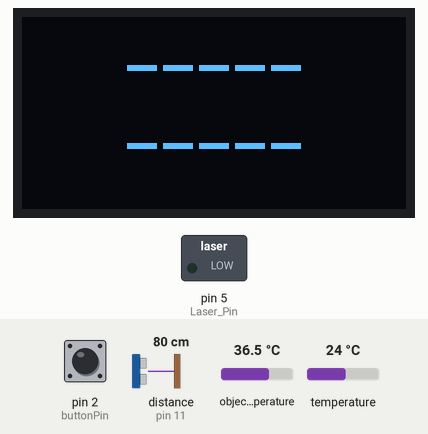
This sketch was run on a simulated Arduino Uno, built with avr-gcc and run on an emulated ATmega328P. Parts: 128×64 one-colour display, switched loads named in the sketch (green lamp = pin HIGH). The test bench sets the inputs (shaded band); at power-on: pin 2 (buttonPin) LOW, distance to the obstacle (sensor on pin 11) 80 cm, object temperature 36.5 °C, temperature 24 °C. The echo pulse lasts 58.3 µs per cm; the OLED is the two-colour kind (top 16 rows yellow); pins used as bus, display or sensor lines are not drawn; what the sketch prints to the serial monitor is not drawn.

Above: at 3.1 s.
3.2 s: pin 2 (buttonPin) pulled HIGH for 0.6 s
At 4.1 s:
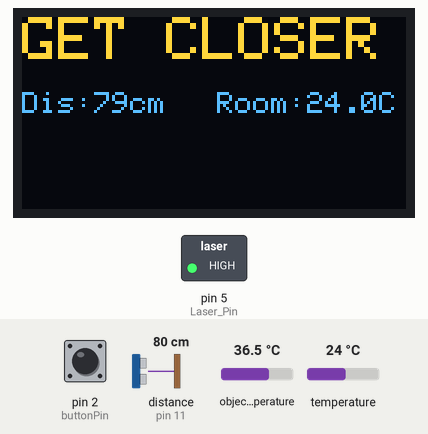
5.7 s: pin 2 (buttonPin) pulled HIGH for 3.2 s
At 5.89 s:
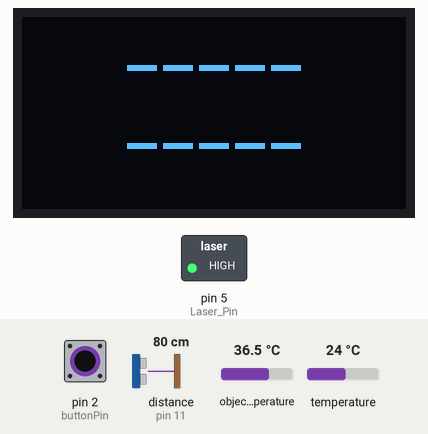
10.4 s: pin 2 (buttonPin) pulsed HIGH 5 times (0.12 s each, 0.3 s apart)
At 11.7 s:
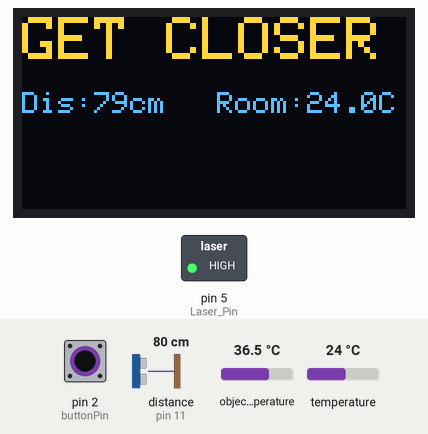
15.0 s: pin 2 (buttonPin) pulled HIGH for 1 s
At 17.8 s:
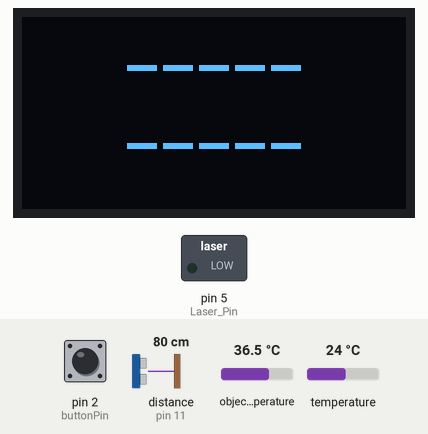
Timing chart, 0 to 19.3 s (numbered marks = the images above; inputs shaded):
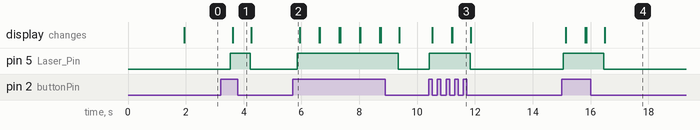

Measured:
- after the input at 3.2 s, pin 5 (Laser_Pin): LOW → HIGH after 0.33 s, → LOW 0.70 s later; the display: changes after 0.42 s (image 1)
- after the input at 5.7 s, pin 5 (Laser_Pin): LOW → HIGH after 0.15 s, → LOW 3.5 s later
- after the input at 10.4 s, pin 5 (Laser_Pin): LOW → HIGH at once, → LOW 1.4 s later; the display: changes after 0.12 s (image 3)
- after the input at 15.0 s, pin 5 (Laser_Pin): LOW → HIGH after 0.05 s, → LOW 1.4 s later; the display: first changes after 0.14 s (image 4 shows a later state)

The sketch:

FINAL_Laser_Temp_Gun.ino
```cpp
//MN Maker
//Laser Temp Gun
//10.6.19

#include <Wire.h>
#include <Adafruit_MLX90614.h>
#include <Adafruit_GFX.h>
#include <Adafruit_SSD1306.h>

float roomTemp; // ambient temperature
float objectTemp, stemp; // object temperature

int readcount = 0;

#define SCREEN_WIDTH 128 // OLED display width, in pixels
#define SCREEN_HEIGHT 64 // OLED display height, in pixels
#define echoPin 11 // Echo Pin
#define trigPin 10 // Trigger Pin

const int Laser_Pin=5;  //Laser Pin
int buttonState = 0;
const int buttonPin = 2;     // the number of the pushbutton pin

// --------- Ultrasonic Sensor preparation
int maximumRange = 20; // Maximum range needed
int minimumRange = 10; // Minimum range needed
long duration, distance; // Duration used to calculate distance
int dtime;

// Declaration for an SSD1306 display connected to I2C (SDA, SCL pins)
//Adafruit_SSD1306 display(-1);
Adafruit_SSD1306 display(SCREEN_WIDTH, SCREEN_HEIGHT, &Wire, -1);

Adafruit_MLX90614 mlx = Adafruit_MLX90614();

void setup() {
  pinMode(trigPin, OUTPUT);
  pinMode(echoPin, INPUT);
  Serial.begin(9600);
  Serial.println("Adafruit MLX90614 test");

  pinMode(Laser_Pin,OUTPUT);
  pinMode(buttonPin, INPUT);

  if(!display.begin(SSD1306_SWITCHCAPVCC, 0x3C)) { // Address 0x3D for 128x64
    Serial.println(F("SSD1306 allocation failed"));
    for(;;);
  }


  display.clearDisplay();
  display.setRotation(2);
  display.setTextSize(1);
  display.setTextColor(WHITE);
  display.setCursor(20, 35);
  display.println("Initializing Temp");
  display.display();
  delay(1850);
  display.clearDisplay();

  mlx.begin();

}

void loop() {

  buttonState = digitalRead(buttonPin);
  Serial.println(buttonState);

  Serial.print("Ambient = "); Serial.print(mlx.readAmbientTempC());
  Serial.print("*C\tObject = "); Serial.print(mlx.readObjectTempC()); Serial.println("*C");
  Serial.print("Ambient = "); Serial.print(mlx.readAmbientTempF());
  Serial.print("*F\tObject = "); Serial.print(mlx.readObjectTempF()); Serial.println("*F");

  // check if the pushbutton is pressed. If it is, the buttonState is HIGH:
  if (buttonState == HIGH) {
    // turn LED on:
    digitalWrite(Laser_Pin, HIGH);

    digitalWrite(trigPin, LOW);
    delayMicroseconds(2);
    digitalWrite(trigPin, HIGH);
    delayMicroseconds(10);
    digitalWrite(trigPin, LOW);

    duration = pulseIn(echoPin, HIGH);
  //Calculate the distance (in cm) based on the speed of sound.
  distance= duration*0.034/2;

  // reading object and ambient  temperature
  objectTemp = 5.2 + mlx.readObjectTempC() ;
  roomTemp = mlx.readAmbientTempC() ;

  // print to Serial port
 Serial.println("Object:" + String(objectTemp) + ", Ambient:" + String(roomTemp));
 Serial.println(distance);

  // display on OLED
  display.clearDisplay();
  display.setTextSize(1);
  display.setCursor(0,25);
  display.print("Dis:" + String(distance) + "cm");
  display.setCursor(65,25);
  display.print("Room:" + String(roomTemp).substring(0, 4)  + "C");
  display.display();
  display.setTextSize(2);
 display.setCursor(0, 0);
 if (distance > maximumRange) {
    display.print("GET CLOSER");
  }
  if (distance < minimumRange) {
    display.print("TOO CLOSE!");
  }
  if ((distance >= minimumRange) && (distance <= maximumRange))
   {
    if (readcount == 5) {   // after reading 5 consecutive time
      disptemp();

    } else {
      display.print("HOLD ON"); // when in range, ask user to hold position
      stemp = stemp + objectTemp;
      readcount++;
      dtime = 200;      // until approx. 5 x 200 ms = 1 sec
    }
  } else {     // if user is out of range, reset calculation
    dtime = 100;
    readcount = 0;
    stemp = 0;
  }
  display.display();
  delay(dtime);
  Serial.println("count  :"+String(readcount));


  } else {
    // turn LED off:
    digitalWrite(Laser_Pin, LOW);

    display.clearDisplay();
    display.setTextSize(2);  //Size 2 means each pixel is 12 width and 16 high
    display.setCursor(35, 10);
    display.print("-----");
    display.setCursor(105, 10);
    display.print("");
    display.setTextSize(2);
    display.setCursor(35, 36);
    display.print("-----");
    display.setCursor(105, 36);
    display.print("");
    display.display();


  }

  Serial.println();
  delay(500);
}

void disptemp()
 {
      objectTemp = stemp / 5;       // get the average reading of temp
      display.setTextSize(1);
      display.print("YOUR TEMP:");
      display.setTextSize(2);
      display.setCursor(60,5);
      display.print(String(objectTemp).substring(0, 4) + "C");
      display.display();
      readcount = 0;
      stemp = 0;
      if (objectTemp >= 37.5) {
        play_alert();
      } else {
        play_ok();
      }
      dtime = 5000; // wait for 5 seconds
 }

void play_ok() {  // play three sequential notes when object temperature is below 37.5C
  tone(3, 600, 1000);  // pin,frequency,duration
  delay(200);
  tone(3, 750, 500);
  delay(100);
  tone(3, 1000, 500);
  delay(200);
  noTone(3);
}

void play_alert() { // beep 3x when object temperature is >= 37.5C
  tone(3, 2000, 1000);
  delay(1000);
  tone(3, 3000, 1000);
  delay(1000);
  tone(3, 4000, 1000);
  delay(1000);
  noTone(3);
}
```
